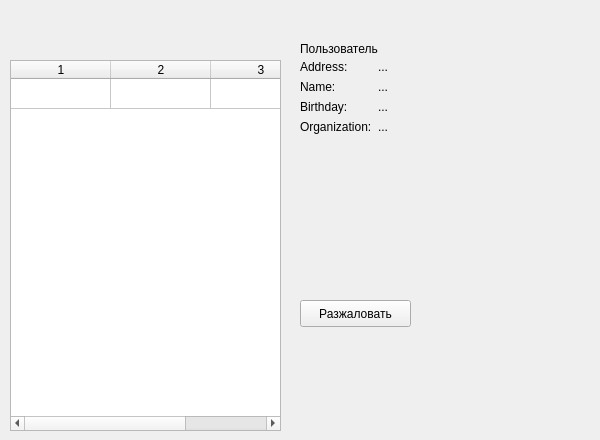
      <widget class="QWidget" name="pg_lowerRequest">
       <widget class="QWidget" name="formLayoutWidget_4">
        <property name="geometry">
         <rect>
          <x>300</x>
          <y>60</y>
          <width>291</width>
          <height>231</height>
         </rect>
        </property>
        <layout class="QFormLayout" name="formLayout_2">
         <item row="0" column="0">
          <widget class="QLabel" name="label_12">
           <property name="text">
            <string>Address:</string>
           </property>
          </widget>
         </item>
         <item row="0" column="1">
          <widget class="QLabel" name="lbl_lowerRequest_Address">
           <property name="text">
            <string>...</string>
           </property>
          </widget>
         </item>
         <item row="1" column="0">
          <widget class="QLabel" name="label_13">
           <property name="text">
            <string>Name:</string>
           </property>
          </widget>
         </item>
         <item row="1" column="1">
          <widget class="QLabel" name="lbl_lowerRequest_Name">
           <property name="text">
            <string>...</string>
           </property>
          </widget>
         </item>
         <item row="2" column="1">
          <widget class="QLabel" name="lbl_lowerRequest_Birthday">
           <property name="text">
            <string>...</string>
           </property>
          </widget>
         </item>
         <item row="3" column="1">
          <widget class="QLabel" name="lbl_lowerRequest_organization">
           <property name="text">
            <string>...</string>
           </property>
          </widget>
         </item>
         <item row="2" column="0">
          <widget class="QLabel" name="label_16">
           <property name="text">
            <string>Birthday:</string>
           </property>
          </widget>
         </item>
         <item row="3" column="0">
          <widget class="QLabel" name="label_15">
           <property name="text">
            <string>Organization:</string>
           </property>
          </widget>
         </item>
        </layout>
       </widget>
       <widget class="QLabel" name="label_157">
        <property name="geometry">
         <rect>
          <x>300</x>
          <y>40</y>
          <width>111</width>
          <height>17</height>
         </rect>
        </property>
        <property name="text">
         <string>Пользователь</string>
        </property>
       </widget>
       <widget class="QPushButton" name="pb_lowerRequest_PushRequest">
        <property name="geometry">
         <rect>
          <x>300</x>
          <y>300</y>
          <width>111</width>
          <height>27</height>
         </rect>
        </property>
        <property name="text">
         <string>Разжаловать</string>
        </property>
       </widget>
       <widget class="QTableWidget" name="tw_lowerRequest_UserList">
        <property name="geometry">
         <rect>
          <x>10</x>
          <y>60</y>
          <width>271</width>
          <height>371</height>
         </rect>
        </property>
        <property name="rowCount">
         <number>1</number>
        </property>
        <property name="columnCount">
         <number>3</number>
        </property>
        <attribute name="verticalHeaderVisible">
         <bool>false</bool>
        </attribute>
        <row/>
        <column/>
        <column/>
        <column/>
       </widget>
      </widget>
